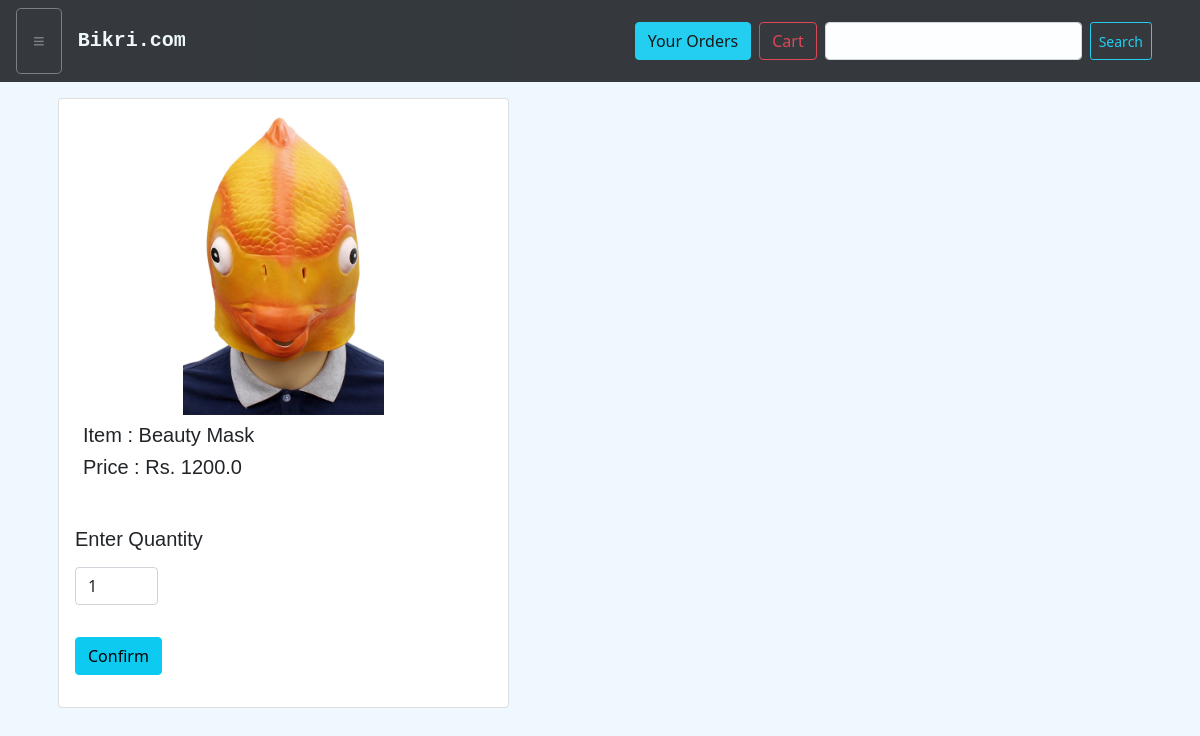
The app's page /order/9 (signed in) with its own data.
### products/models.py (models this page shows)
class product(models.Model):
    seller_id=models.IntegerField(default=-1)
    title=models.CharField(max_length=40)
    desc=models.TextField()
    price=models.FloatField()
    date_time=models.DateTimeField(auto_now_add=True)
    image=models.ImageField(upload_to='product/images')

### products/views.py (the view)
# urls.py: path('order/<int:pk>',views.order_product,name="order_product"),
def order_product(request,pk):
    if request.session.has_key('id'):
        if request.method=="POST":
            qty=request.POST.get('qty')
            if qty!='' and qty is not None:
                new_order=orders(customer_id=request.session['id'],product_id=pk,qty=qty)
                new_order.save()
                return render(request,'products/order_success.html',{'status':True,'user_type':request.session['type']})
        product_item=product.objects.get(id=pk)
        return render(request,"products/order.html",{'data':product_item,'status':True,'user_type':request.session['type']})

### bikri/templates/products/order.html (shortened to what this page needs)
{% extends 'bikri/navbar.html'%}
{% block body %}
<div class="row">
<div class="col-md-5 m-3 ">
<div class="card">
<div class="card-body">
    <div class="text-center">
    <img class="rounded " src="{{data.image.url}}" style="width:240px;height:300px; object-fit:contain;">
    </div>
<h5 class="font-weight-bold m-2" >Item : {{data.title}}</h5>
<h5 class="font-weight-bold m-2">Price : Rs. {{data.price}}</h5>
<h5 class="font-weight-bold mt-5">Enter Quantity</h5>
<form class="form-group" method="POST">
<input class="form-control my-3" type="text" placeholder="Quantity" value=1 name="qty" style="max-width: 20%;">
<input class="btn btn-info my-3" type="submit" value="Confirm">
</form>
</div>
</div>
</div>
</div>
{% endblock %}

### bikri/templates/products/order.html (style rules this page uses)
h5 { font-family: sans-serif; }

### records on screen
product: image (picture), title "Beauty Mask", price "1200.0"
